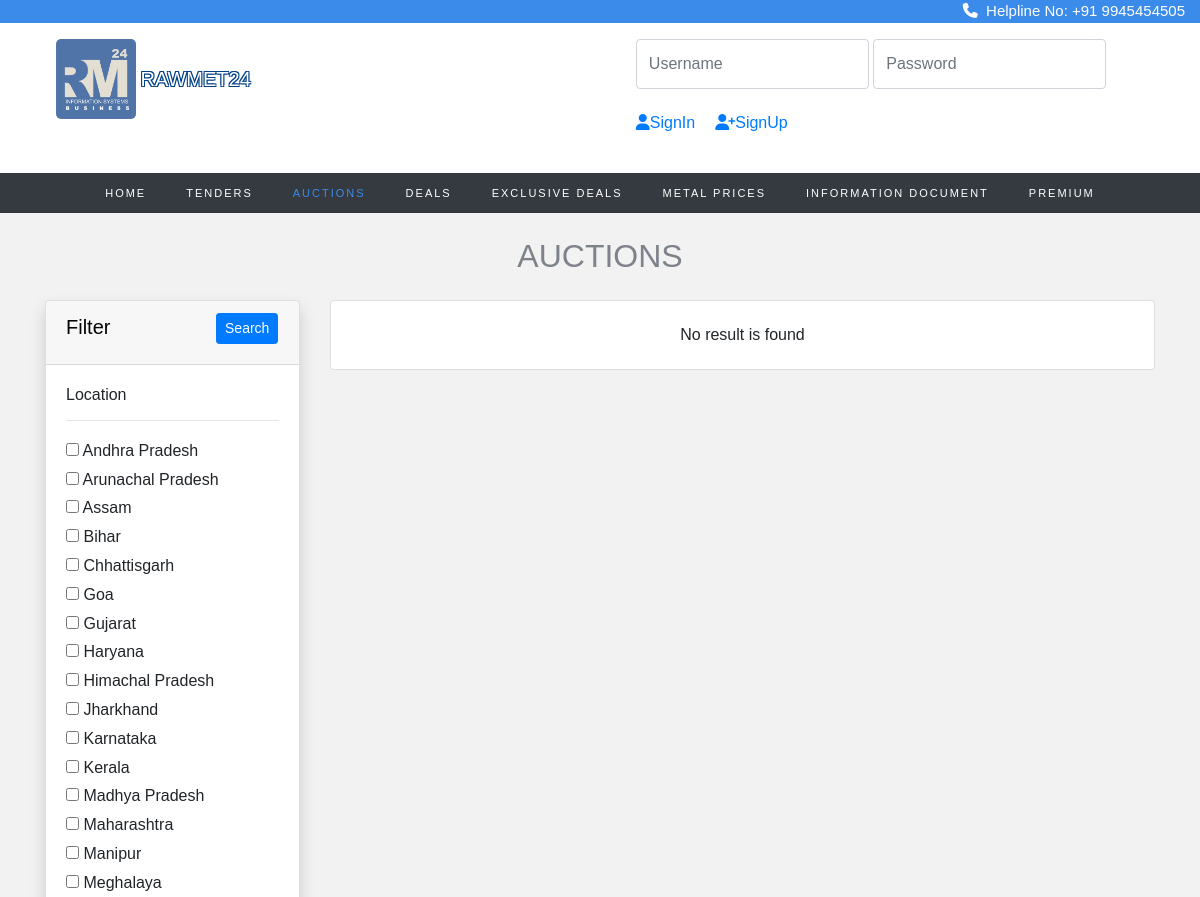
Page /tender/auction_search.php?locations=Andhra Pradesh (upper part) on the earlier database version.
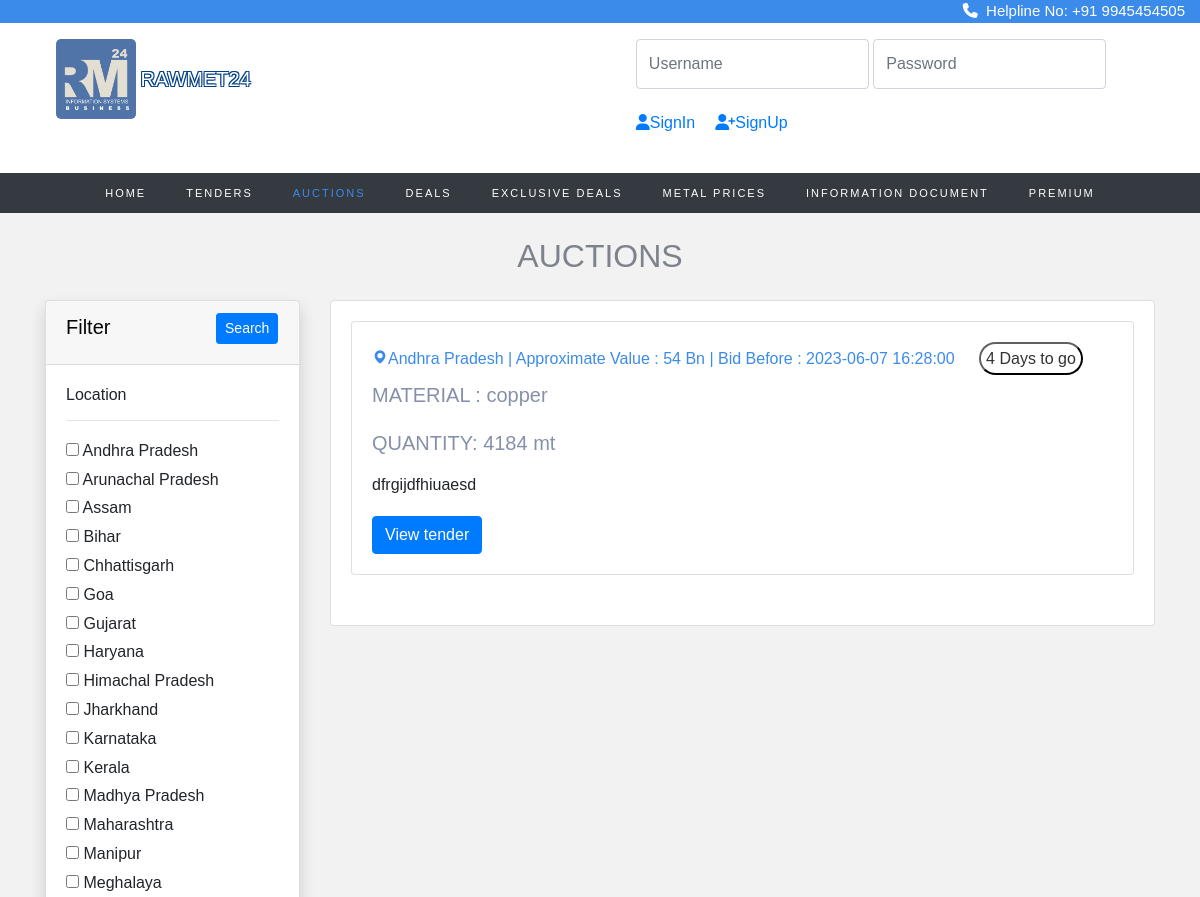
Same page on the later database version.
### tables this page shows
CREATE TABLE `location` (
  `state_id` int(11) NOT NULL,
  `state_name` varchar(50) DEFAULT NULL
);

CREATE TABLE `auction` (
  `id` int(11) NOT NULL,
  `category` varchar(255) DEFAULT NULL,
  `infoId` varchar(255) DEFAULT NULL,
  `ownership` varchar(255) DEFAULT NULL,
  `aucLocation` varchar(255) DEFAULT NULL,
  `sector` varchar(255) DEFAULT NULL,
  `aucNumber` varchar(255) DEFAULT NULL,
  `aucDescription` text DEFAULT NULL,
  `aucValue` varchar(255) NOT NULL,
  `aucSource` varchar(255) DEFAULT NULL,
  `material` varchar(255) DEFAULT NULL,
  `quantity` varchar(255) NOT NULL,
  `ePublishingDateTime` datetime DEFAULT NULL,
  `startDatetime` datetime DEFAULT NULL,
  `endDatetime` datetime DEFAULT NULL,
  `insStartdatetime` datetime DEFAULT NULL,
  `insEnddatetime` datetime DEFAULT NULL,
  `emdType` varchar(255) DEFAULT NULL,
  `emdAmt` decimal(10,2) DEFAULT NULL,
  `companyName` varchar(255) DEFAULT NULL,
  `location` varchar(255) DEFAULT NULL,
  `street` varchar(255) DEFAULT NULL,
  `city` varchar(255) DEFAULT NULL,
  `telephone` varchar(255) DEFAULT NULL,
  `email` varchar(255) DEFAULT NULL,
  `contactPerson` varchar(255) DEFAULT NULL,
  `img` varchar(300) NOT NULL,
  `file` varchar(300) NOT NULL
);

### tender/auction_search.php (the view, shortened to what the changed rows need)
<!doctype html>
<html lang="en">
  <head>
    <link rel="stylesheet" href="https://cdn.jsdelivr.net/npm/bootstrap@4.0.0/dist/css/bootstrap.min.css">
<link rel="stylesheet" href="https://stackpath.bootstrapcdn.com/font-awesome/4.7.0/css/font-awesome.min.css">
<link rel="stylesheet" href="https://cdnjs.cloudflare.com/ajax/libs/font-awesome/4.7.0/css/font-awesome.min.css">
<link rel="stylesheet" href="css/style.css">
<link rel="stylesheet" href="css/_buttons.scss">
<link rel="stylesheet" href="css/buttons.scss">
<link rel="stylesheet" href="css/auction.css">
<link rel="stylesheet" href="css/reboot.scss">
<link rel="stylesheet" href="https://cdnjs.cloudflare.com/ajax/libs/font-awesome/6.4.0/css/all.min.css">
<link href='https://unpkg.com/boxicons@2.1.4/css/boxicons.min.css' rel='stylesheet'>
<link rel="stylesheet" href="https://cdnjs.cloudflare.com/ajax/libs/font-awesome/4.7.0/css/font-awesome.min.css">
<link rel="stylesheet" type="text/css" href="https://stackpath.bootstrapcdn.com/bootstrap/4.4.1/css/bootstrap.min.css">
<link rel="stylesheet" type="text/css" href="https://pixinvent.com/stack-responsive-bootstrap-4-admin-template/app-assets/css/bootstrap-extended.min.css">
<link rel="stylesheet" type="text/css" href="https://pixinvent.com/stack-responsive-bootstrap-4-admin-template/app-assets/fonts/simple-line-icons/style.min.css">
</head>
</head>
<body>
<section class="home">
<br>
 <center>
 <h2 style="color: #7e828b;">AUCTIONS</h2> </center>
    <div class="container">
        <div class="row">
            <div class="col-md-3">
                <form action="tender_search.php?l=" method="GET">
                    <div class="card shadow mt-3">
                        <div class="card-body">
                            <h6>Location</h6>
                            <hr>
                            <?php
                            $con = mysqli_connect("localhost", "root", "", "registration_db");
                            $brand_query = "SELECT * FROM location";
                            $brand_query_run = mysqli_query($con, $brand_query);
                            if (mysqli_num_rows($brand_query_run) > 0) {
                                foreach ($brand_query_run as $locationlist) {
                                    ?>
                                    <div id="checkbox">
                                        <input type="checkbox" name="locations" value="<?= $locationlist['state_name']; ?>"
                                            ?>>
                                        <?= $locationlist['state_name']; ?>
                                    </div>
                                    <?php
                                }
                            } else {
                                echo "No locations Found";
                            }
                            ?>
                        </div>
                    </div>
                </form>
            </div>
            <div class="col-md-9 mt-3">
                <div class="card ">
                    <div class="card-body row">
                        <?php
                        if (isset($_GET['locations'])) {
                            $branchecked = [];
                            $branchecked[0] = $_GET['locations'];
                            foreach ($branchecked as $rowbrand) {
                                 $sql = "SELECT * FROM auction WHERE aucLocation='".$rowbrand."'";
                                $result = mysqli_query($con, $sql);
                                if (mysqli_num_rows($result) > 0) {
                                    foreach ($result as $row):
                                        ?>
                                       <div class="col-md-12 grid-margin stretch-card">
                    <div class="card">
                    <div class="card-body">
                    <h6 style="color:#3b8beb; "> <i class='bx bxs-map'></i><?php echo $row['aucLocation'];?>
                    | Approximate Value : <?php echo $row['aucValue'];?> Bn | Bid Before : <?php echo $row['endDatetime'];?> <button style="padding:5px ;border-color: #0c0c0c; border-radius: 20px; color: #333131; background-color: #ffffff; margin-left: 20px;">4 Days to go</button></h6>
                        <h5 style="color:#8590aa; font-family: 'Montserrat', sans-serif;"> MATERIAL :&nbsp<?php echo $row['material'];?><br> <br> <p>QUANTITY:&nbsp<?php echo $row['quantity'];?></p></h5>
                        <p><?php echo $row['aucDescription'];?></p>
    <a href="tend_page.php?g=<?php echo $row['id'];?>"><button class="btn btn-primary" type="submit">View tender</button></a></h6>
                      </div>
                    </div>
                  </div>
                                        <?php
                                    endforeach;
                                } else{
                                  echo "No result is found";
                                }
                            }
                        } else {
                          if(isset($_GET['search'])){
                            $a = $_GET['search'];
                            $sql = "select * from auction WHERE material LIKE '$a%' OR aucDescription LIKE '$a%' ";
                               $result = mysqli_query($con, $sql);
                               if (mysqli_num_rows($result) > 0) {
                                 while ($row = mysqli_fetch_assoc($result)) {
                                   ?>
                                    <div class="col-md-12 grid-margin stretch-card">
                    <div class="card">
                    <div class="card-body">
                    <h6 style="color:#3b8beb; "> <i class='bx bxs-map'></i><?php echo $row['aucLocation'];?>
                    | Approximate Value : <?php echo $row['aucValue'];?> Bn | Bid Before : <?php echo $row['endDatetime'];?> <button style="padding:5px ;border-color: #0c0c0c; border-radius: 20px; color: #333131; background-color: #ffffff; margin-left: 20px;">4 Days to go</button></h6>
                        <h5 style="color:#8590aa; font-family: 'Montserrat', sans-serif;"> MATERIAL :&nbsp<?php echo $row['material'];?><br> <br> <p>QUANTITY:&nbsp<?php echo $row['quantity'];?></p></h5>
                        <p><?php echo $row['aucDescription'];?></p>
    <a href="tend_page.php?g=<?php echo $row['id'];?>"><button class="btn btn-primary" type="submit">View tender</button></a></h6>
                      </div>
                    </div>
                  </div>
                                   <?php
                                 }
                               }else{
                                echo "No result is found";
                               }
                             }}
                        ?>
                </div>
            </div>
        </div>
    </div>
    </div>
    <br><br>
</body>
</html>

Differences in the rows shown:
added auction: aucLocation "Andhra Pradesh", aucValue "54", endDatetime "2023-06-07 16:28:00", material "copper", quantity "4184 mt", aucDescription "dfrgijdfhiuaesd"
Other differences:
list line gone: "No result is found"
